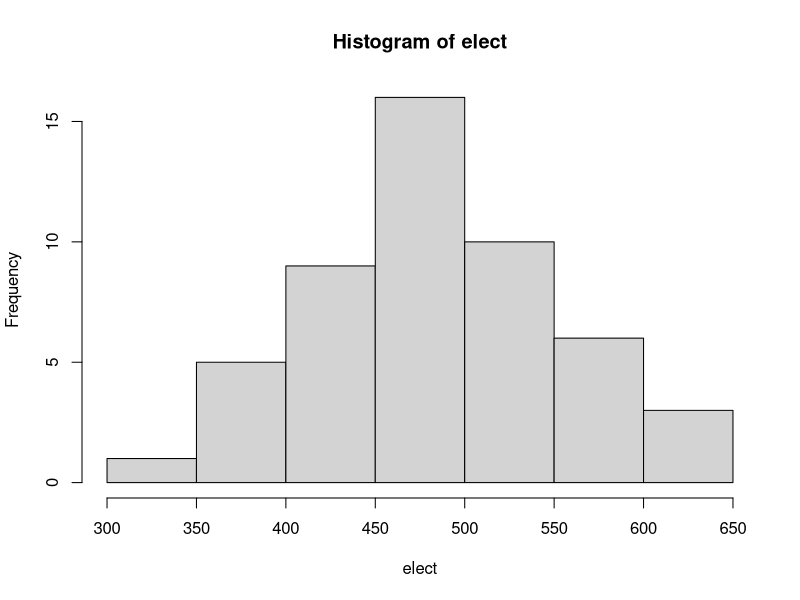
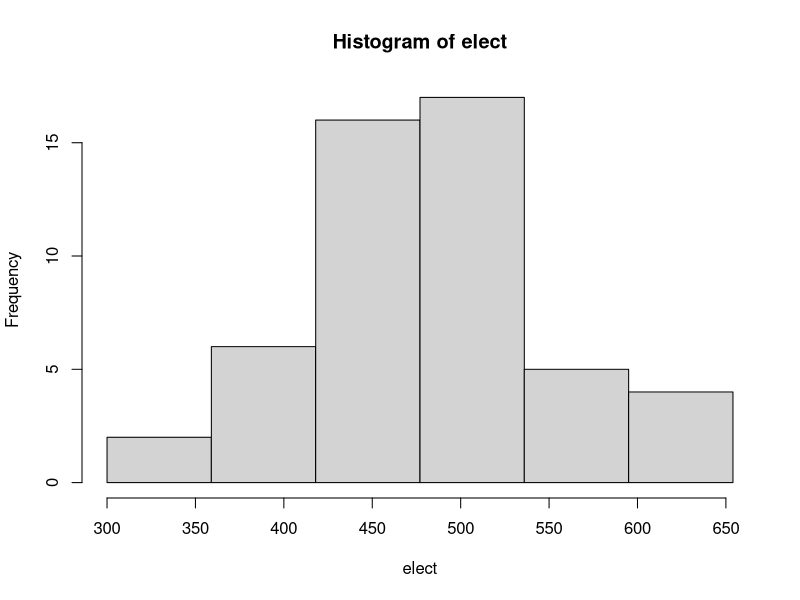
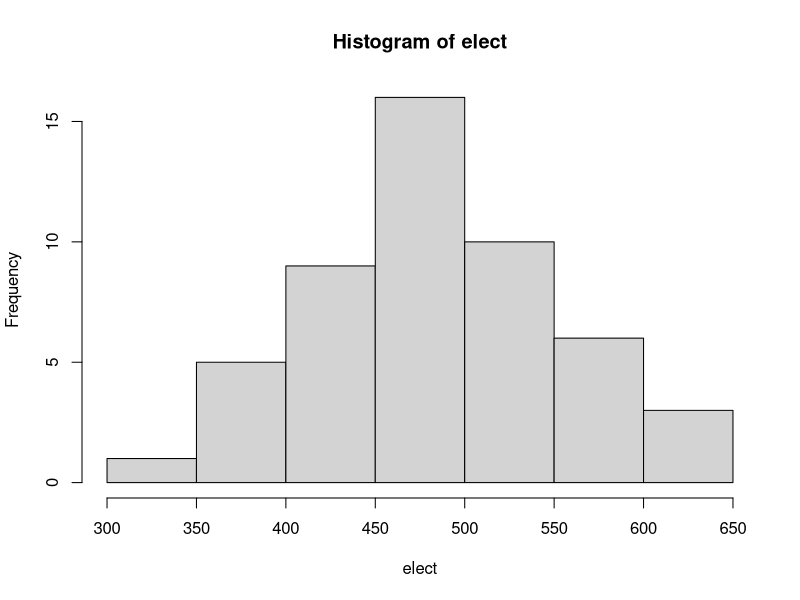
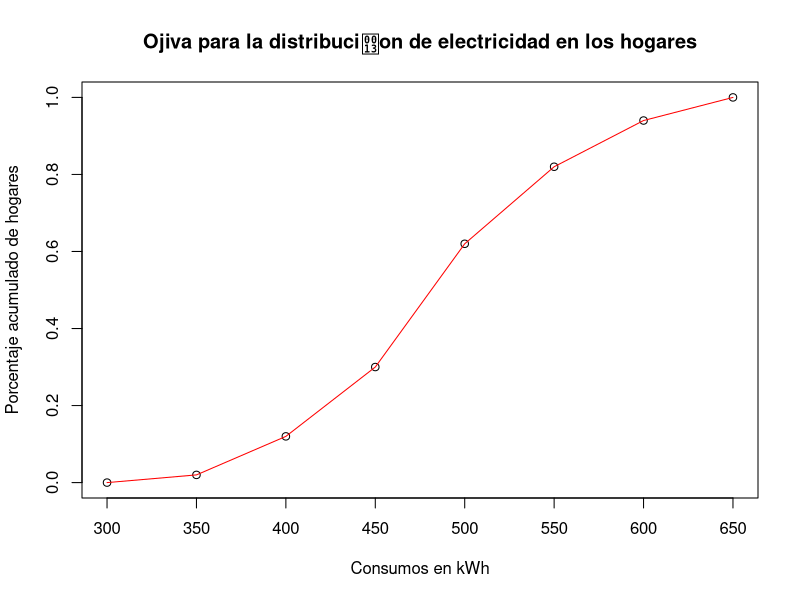

The R source for these figures, in order:
# buen codigo :v

# Lectura de datos
elect=c(
 589,493,531,355,469,432,415,468,617,426,
 300,439,464,430,403,525,478,392,432,459,
 398,372,488,481,620,484,509,522,488,502,
 596,567,466,477,580,555,520,525,425,650,
 384,497,438,501,521,452,508,462,457,577)

#Histograma
hist(elect)

#Histograma 6 intervalos
k=6
A=diff(range(elect))
c = ceiling(A/k)

b=seq(min(elect),max(elect)+c,by = c)

hist(elect,breaks=b)

#########################
# tabla de frecuencias

helect = hist(elect)

k=length(helect$counts)

L.inf=helect$breaks[-(k+1)]
L.sup=helect$breaks[-1]

n.j=helect$counts

n=sum(n.j)

f.j=n.j/n

p.j=100*f.j

N.j=cumsum(n.j)
F.j=cumsum(f.j)
P.j=cumsum(p.j)

tab=cbind(L.inf,L.sup,n.j,f.j,p.j,N.j,F.j,P.j)
tab

# Ojiva

plot(helect$breaks,c(0,F.j),xlab="Consumos en kWh",ylab="Porcentaje acumulado de hogares")
lines(helect$breaks,c(0,F.j),col="red")
title("Ojiva para la distribucion de electricidad en los hogares")



















